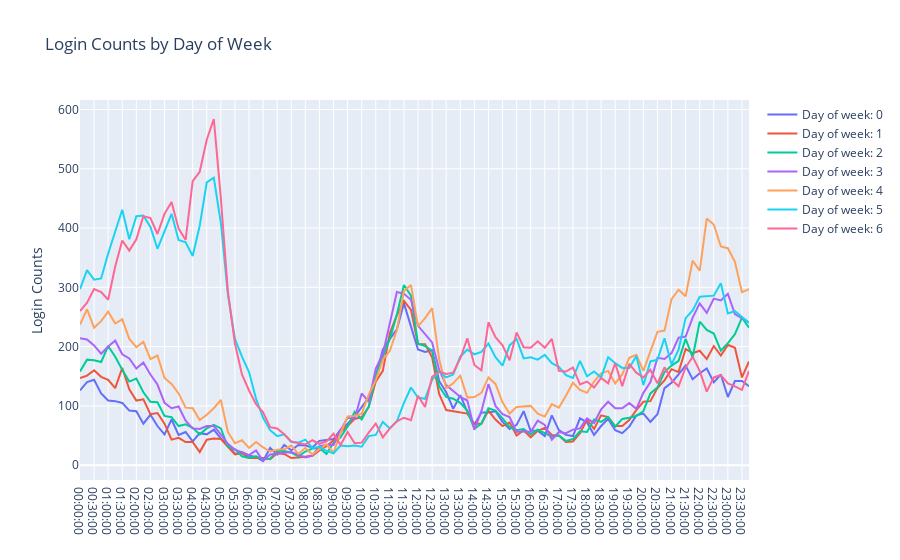

Notebook source saved alongside this figure:
### Code cell
traces=[]
for day in dayofweek_group['dayofweek'].unique():
    day_subset = dayofweek_group[dayofweek_group['dayofweek']==day]
    
    traces.append(go.Scatter(name='Day of week: %s' % day, x=day_subset.timeofday,
                            y=day_subset['count']))
                  
layout=go.Layout(title='Login Counts by Day of Week',
                yaxis=dict(title='Login Counts'))

fig=go.Figure(traces, layout)

iplot(fig, filename='dayofweek.html')
